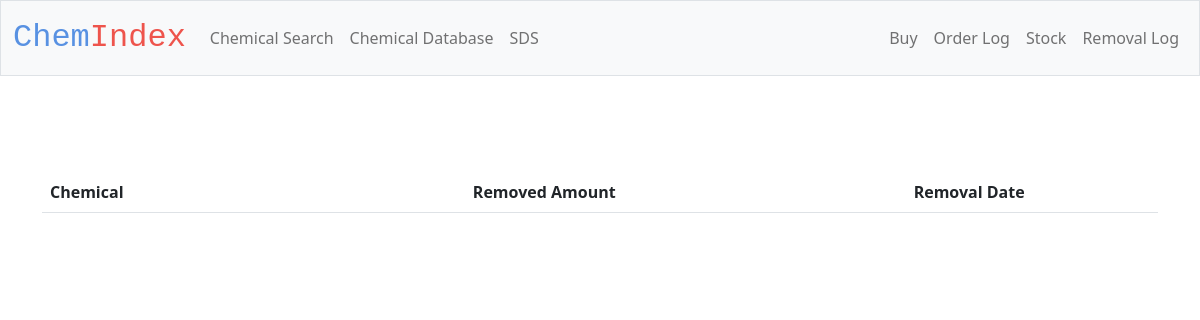
/removal_data, run on an earlier commit of the app's database.
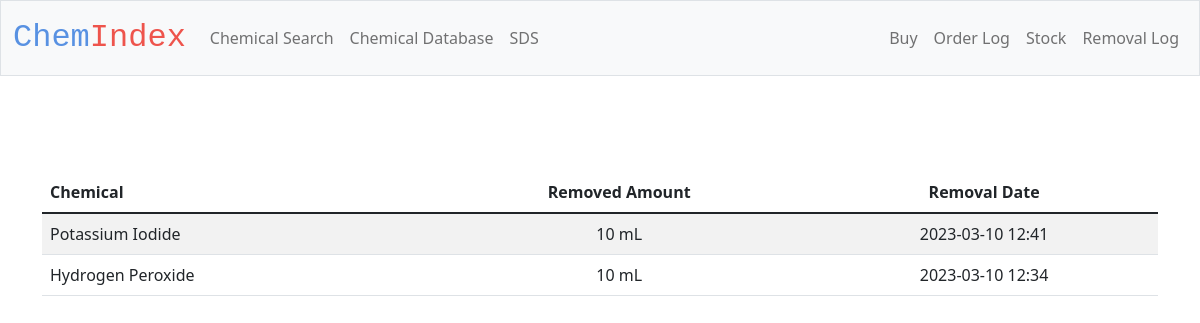
And on a later commit of the database.
### tables this page shows
CREATE TABLE orders (
    chemical TEXT NOT NULL,
    amount INTEGER NOT NULL,
    unit INTEGER NOT NULL, 
    time DATETIME NOT NULL,
    user TEXT, 
    priority INTEGER NOT NULL, purchase_time DATETIME);

### app.py (the view)
@app.route("/removal_data")
def removal_data():
    with sqlite3.connect(db_path) as db:
        data = db.execute("SELECT * FROM orders WHERE amount < 0 ORDER BY time DESC")
        return render_template("stock_removal.html", orders = data)

### templates/stock_removal.html (shortened to what this page needs)
{% extends "layout.html" %}
{% block main %}
<main class="container py-5">
    <table class="table table-striped" id ="purchase_table" name="purchase_table">
        <thead>
            <tr>
                <th class="text-start">Chemical</th>
                <th class="text-center"> Removed Amount</th>
                <th class="text-center">Removal Date</th>
            </tr>
        </thead>
       <tbody>
        {% for row in orders %}
                <tr>
                    <form action="/purchase" method="post">
                    <td class="text-start"> {{row[0]}}</td>
                    <td class="text-center">{{row[1] * -1}} {{row[2]}}</td>
                    <td class="text-center">{{row[3]}}</td>
                </tr>
        {% endfor %}
        </tbody>
    </table>
        </main>
{% endblock %}

What changed in the data, as far as the page shows it:
added orders: chemical "Potassium Iodide", amount "10", unit "mL", time "2023-03-10 12:41"
now on this page (row edited): orders: chemical "Hydrogen Peroxide", amount "10", unit "mL", time "2023-03-10 12:34"
